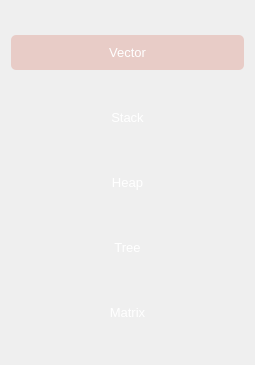
                            <widget class="QWidget" name="scrollAreaWidgetContents">
                             <property name="geometry">
                              <rect>
                               <x>0</x>
                               <y>0</y>
                               <width>255</width>
                               <height>365</height>
                              </rect>
                             </property>
                             <layout class="QVBoxLayout" name="verticalLayout_9">
                              <item>
                               <widget class="QPushButton" name="pushButton_vector">
                                <property name="sizePolicy">
                                 <sizepolicy hsizetype="Minimum" vsizetype="Fixed">
                                  <horstretch>0</horstretch>
                                  <verstretch>0</verstretch>
                                 </sizepolicy>
                                </property>
                                <property name="minimumSize">
                                 <size>
                                  <width>0</width>
                                  <height>35</height>
                                 </size>
                                </property>
                                <property name="font">
                                 <font>
                                  <family>Microsoft YaHei UI</family>
                                  <pointsize>10</pointsize>
                                  <weight>50</weight>
                                  <bold>false</bold>
                                 </font>
                                </property>
                                <property name="styleSheet">
                                 <string notr="true">QPushButton{
	background-color: rgba(0, 0, 0, 0);
	color:rgb(255,255,255);
	border-radius:5px;
	border:none;
}
QPushButton:hover {
	background-color: rgb(29,30,44);
padding-bottom:5px;
}
QPushButton:checked{
    background-color: #e8ccc7;
}</string>
                                </property>
                                <property name="text">
                                 <string>Vector</string>
                                </property>
                                <property name="checkable">
                                 <bool>true</bool>
                                </property>
                                <property name="checked">
                                 <bool>true</bool>
                                </property>
                                <property name="autoExclusive">
                                 <bool>false</bool>
                                </property>
                               </widget>
                              </item>
                              <item>
                               <widget class="QPushButton" name="pushButton_stack">
                                <property name="minimumSize">
                                 <size>
                                  <width>0</width>
                                  <height>35</height>
                                 </size>
                                </property>
                                <property name="font">
                                 <font>
                                  <family>Microsoft YaHei UI</family>
                                  <pointsize>10</pointsize>
                                  <weight>50</weight>
                                  <bold>false</bold>
                                 </font>
                                </property>
                                <property name="styleSheet">
                                 <string notr="true">QPushButton{
	background-color: rgba(0, 0, 0, 0);
	color:rgb(255,255,255);
	border-radius:5px;
	border:none;
}
QPushButton:hover {
	background-color: rgb(29,30,44);
padding-bottom:5px;
}
QPushButton:checked{
    background-color: #e8ccc7;
}</string>
                                </property>
                                <property name="text">
                                 <string>Stack</string>
                                </property>
                                <property name="checkable">
                                 <bool>true</bool>
                                </property>
                                <property name="checked">
                                 <bool>false</bool>
                                </property>
                                <property name="autoExclusive">
                                 <bool>false</bool>
                                </property>
                               </widget>
                              </item>
                              <item>
                               <widget class="QPushButton" name="pushButton_heap">
                                <property name="minimumSize">
                                 <size>
                                  <width>0</width>
                                  <height>35</height>
                                 </size>
                                </property>
                                <property name="font">
                                 <font>
                                  <family>Microsoft YaHei UI</family>
                                  <pointsize>10</pointsize>
                                  <weight>50</weight>
                                  <bold>false</bold>
                                 </font>
                                </property>
                                <property name="styleSheet">
                                 <string notr="true">QPushButton{
	background-color: rgba(0, 0, 0, 0);
	color:rgb(255,255,255);
	border-radius:5px;
	border:none;
}
QPushButton:hover {
	background-color: rgb(29,30,44);
padding-bottom:5px;
}
QPushButton:checked{
    background-color: #e8ccc7;
}</string>
                                </property>
                                <property name="text">
                                 <string>Heap</string>
                                </property>
                                <property name="checkable">
                                 <bool>true</bool>
                                </property>
                                <property name="checked">
                                 <bool>false</bool>
                                </property>
                                <property name="autoExclusive">
                                 <bool>false</bool>
                                </property>
                               </widget>
                              </item>
                              <item>
                               <widget class="QPushButton" name="pushButton_tree">
                                <property name="sizePolicy">
                                 <sizepolicy hsizetype="Minimum" vsizetype="Fixed">
                                  <horstretch>0</horstretch>
                                  <verstretch>0</verstretch>
                                 </sizepolicy>
                                </property>
                                <property name="minimumSize">
                                 <size>
                                  <width>0</width>
                                  <height>35</height>
                                 </size>
                                </property>
                                <property name="font">
                                 <font>
                                  <family>Microsoft YaHei UI</family>
                                  <pointsize>10</pointsize>
                                  <weight>50</weight>
                                  <bold>false</bold>
                                 </font>
                                </property>
                                <property name="styleSheet">
                                 <string notr="true">QPushButton{
	background-color: rgba(0, 0, 0, 0);
	color:rgb(255,255,255);
	border-radius:5px;
	border:none;
}
QPushButton:hover {
	background-color: rgb(29,30,44);
padding-bottom:5px;
}
QPushButton:checked{
    background-color: #e8ccc7;
}</string>
                                </property>
                                <property name="text">
                                 <string>Tree</string>
                                </property>
                                <property name="checkable">
                                 <bool>true</bool>
                                </property>
                                <property name="checked">
                                 <bool>false</bool>
                                </property>
                                <property name="autoExclusive">
                                 <bool>false</bool>
                                </property>
                               </widget>
                              </item>
                              <item>
                               <widget class="QPushButton" name="pushButton_matrix">
                                <property name="sizePolicy">
                                 <sizepolicy hsizetype="Minimum" vsizetype="Fixed">
                                  <horstretch>0</horstretch>
                                  <verstretch>0</verstretch>
                                 </sizepolicy>
                                </property>
                                <property name="minimumSize">
                                 <size>
                                  <width>0</width>
                                  <height>35</height>
                                 </size>
                                </property>
                                <property name="font">
                                 <font>
                                  <family>Microsoft YaHei UI</family>
                                  <pointsize>10</pointsize>
                                  <weight>50</weight>
                                  <bold>false</bold>
                                 </font>
                                </property>
                                <property name="styleSheet">
                                 <string notr="true">QPushButton{
	background-color: rgba(0, 0, 0, 0);
	color:rgb(255,255,255);
	border-radius:5px;
	border:none;
}
QPushButton:hover {
	background-color: rgb(29,30,44);
padding-bottom:5px;
}
QPushButton:checked{
    background-color: #e8ccc7;
}</string>
                                </property>
                                <property name="text">
                                 <string>Matrix</string>
                                </property>
                                <property name="checkable">
                                 <bool>true</bool>
                                </property>
                                <property name="checked">
                                 <bool>false</bool>
                                </property>
                                <property name="autoExclusive">
                                 <bool>false</bool>
                                </property>
                               </widget>
                              </item>
                             </layout>
                            </widget>
